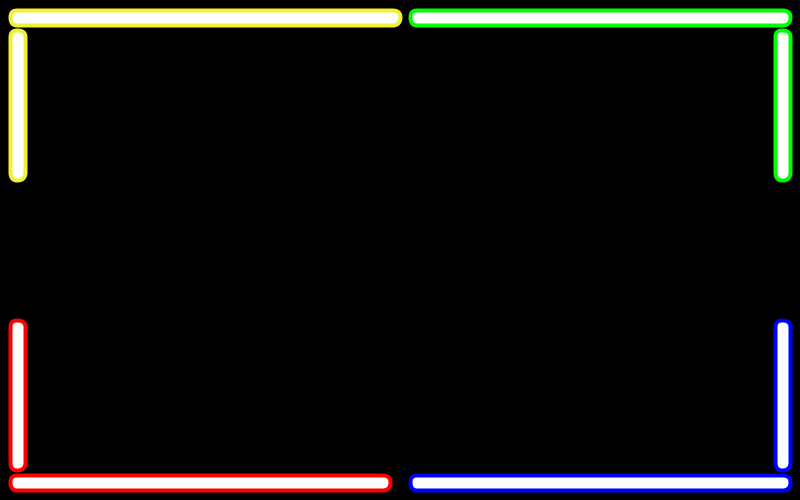
Frame 1 (no input)
Frame 60 (the mouse pressed at the canvas centre just before this capture): identical to frame 1, image omitted
Frame 120 (the mouse held since frame 60 and released just before this capture): identical to frame 1, image omitted

The Processing sketch that drew this single still picture (run headless with seeded random() and noise(); from frame 60 on, the mouse is pressed at the canvas centre):

// Processing sketch: Borders_FIXED
// ── Borders_FIXED.pde
void setup() {
  size(800,500);
}

void draw() {
  background(0);
  strokeWeight(4);
  //yellow rectangle
  stroke(238,242,51); 
  rect(10,10,390,15,20);
  rect(10,30,15,150,20);
  //red rectangle
  stroke(255,0,0);
  rect(10,320,15,150,20);
  rect(10,475,380,15,20);
  //green rectangle
  stroke(0,255,0);
  rect(410,10,380,15,20);
  rect(775,30,15,150,20);
  //blue rectangle
  stroke(0,0,255);
  rect(775,320,15,150,20);
  rect(410,475,380,15,20);
}
